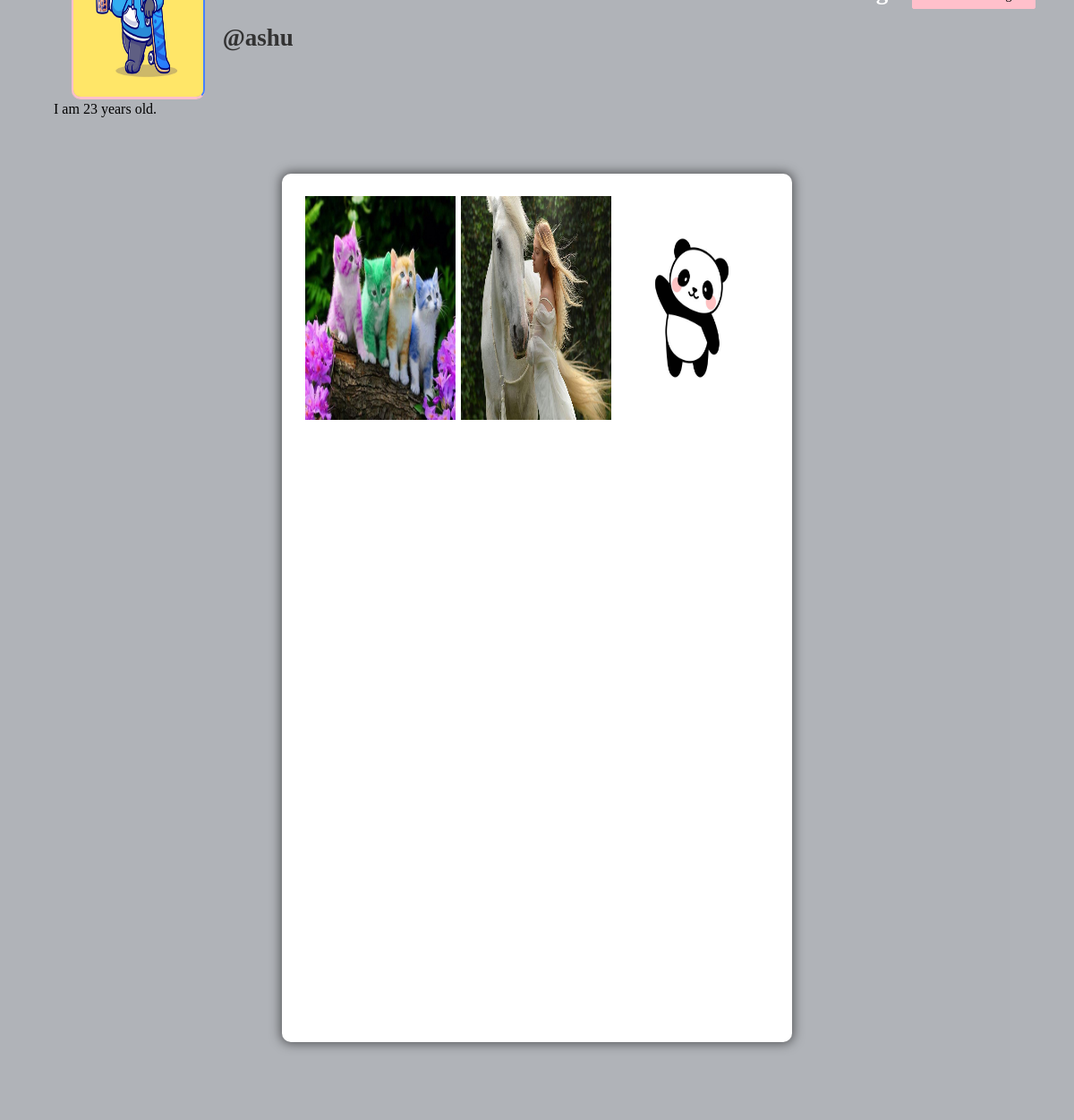
Screenshot of /profile/ashu (signed in) with the database file from the repository.
### main/models.py (models this page shows, shortened)
class Profile(models.Model):
    user = models.ForeignKey(User, on_delete=models.CASCADE)
    userId = models.IntegerField()
    bio = models.TextField(blank=True)
    profileImg = models.ImageField(upload_to ='profile_images', default='blank-profile-picture.webp')
    location = models.CharField(max_length=100, blank=True)

class Post(models.Model):
    id = models.UUIDField(primary_key=True, default=uuid.uuid4)
    user = models.CharField(max_length=100)
    image = models.ImageField(upload_to="post_images")
    caption = models.TextField()
    created_at = models.DateTimeField(default=datetime.now)
    no_of_likes = models.IntegerField(default=0)

### main/views.py (the view)
# urls.py: path('profile/<str:user>', views.profile, name='profile'),
@login_required(login_url='signin')
def profile(request, user):
    user_object = User.objects.get(username=user)
    user_profile = Profile.objects.get(user=user_object)
    user_posts = Post.objects.filter(user=user)
    no_of_posts = len(user_posts)
    follower = request.user.username
    if FollowersCount.objects.filter(follower=follower, user=user).first():
        button_text = 'Unfollow'
    else:
        button_text = 'Follow'
    user_followers = len(FollowersCount.objects.filter(user=user))
    user_following = len(FollowersCount.objects.filter(follower=user))
    context = {
        'user_object': user_object,
        'user_profile': user_profile,
        'no_of_posts': no_of_posts,
        'user_posts': user_posts,
        'button_text': button_text,
        'user_followers': user_followers,
        'user_following': user_following,
    }
    return render(request, 'profile.html', context)

### main/templates/profile.html (shortened to what this page needs)
{% load static %}
<!DOCTYPE html>
<html lang="en">
<head>
    <link rel="stylesheet" href="{% static 'css/main.min.css' %}">
    <link rel="stylesheet" href="{% static 'css/style.css' %}">
    <link rel="stylesheet" href="{% static 'css/color.css' %}">
    <link rel="stylesheet" href="{% static 'css/responsive.css' %}">
</head>
<body>
	<section>
			<div class="feature-photo">
				<figure><img src="{% static 'images/resources/timeline-1.jpg' %}" alt=""></figure>
				<form action="/follow" method="POST">
					<div class="add-btn">
					<span style="color: white; position: relative; font-size: 27px; "><b><a href="/">
					</a></b>
				</span>
					<span style="color: white; font-size: 27px;"><b>
					</b></span>
					<span style="color: white; font-size: 27px;"><b>
					</b></span>
					<span style="color: white; font-size: 27px;">
						<b>{{ user_following }} following</b>
					</span>
					{% if user_object.username == user.username %}
					<a href="/settings" data-ripple="">Account Settings</a>
					{% else %}
					<a data-ripple=""><button type="submit" style="background-color: #ffc0cb; border: #ffc0cb;">{{button_text}}</button></a>
					{% endif %}
					</div>
				</form>
				<div class="container-fluid">
					<div class="row merged">
						<div class="col-lg-2 col-sm-3">
							<div class="user-avatar">
								<figure>
									<img src="{{user_profile.profileImg.url}}" style="height: 250px; width: 100%;" alt="">
								</figure>
							</div>
						</div>
						<div class="col-lg-10 col-sm-9">
							<div class="timeline-info">
								<ul>
									<li class="admin-name">
									  <h5 style="color: black;white-space: nowrap; width: 110px; font-size: 27px;"><b style="color:#333;">@{{user_profile.user.username}}</b></h5>
									</li>
								</ul>
							</div>
						</div>
					</div>
				</div>
			</div>
		</section>
		<section>
			<div class="bio">
				{{user_profile.bio}}
			</div>
		</section>
	<section>
		<div class="gap gray-bg">
			<div class="container-fluid">
				<div class="row">
					<div class="col-lg-12">
						<div class="row" id="page-contents">
							<div class="col-lg-3">
								<aside class="sidebar static">
								</aside>
							</div>
							<div class="col-lg-6">
								<div class="central-meta">
									<ul class="photos">
										{% for post in user_posts%}
										<li>
											<a class="strip" href="{{post.image.url}}" title="" data-strip-group="mygroup" data-strip-group-options="loop: false">
												<img src="{{post.image.url}}" style="height: 250px; width: 300px;" alt=""></a>
										</li>
										{% endfor %}
									</ul>
								</div>
							</div>
							<div class="col-lg-3">
								<aside class="sidebar static">
								</aside>
							</div>
						</div>
					</div>
				</div>
			</div>
		</div>
	</section>
</body>
</html>

### static/css/color.css (style rules this page uses)
#nprogress .bar, .timeline-info > ul li a::before, .add-btn > a, .activitiez > li::before, form button, .colla-apps > li a:hover, a.underline:before, .setting-row input:checked + label, .user-avatar:hover .edit-phto, .error-meta > a, .color-bg, .add-butn, .nav.nav-tabs.likes-btn > li a.active, a.dislike-btn, .drop > a:hover, .btn-view.btn-load-more:hover, .accordion .card h5 button[aria-expanded="true"], .chat-head, .f-page > figure em, .inbox-panel-head > ul > li > a, .nav-tabs--left .nav-link.active, .nav-tabs--left .nav-link.active:hover, footer .widget-title h4::before, #topcontrol, .sidebar .widget-title::before, .f-title::before, .g-post-classic > figure > i::after, .purify > a, .help-list > a:hover, .open-position::before, .info > a, .category-box:hover, .category-box.selected, a.main-btn, .section-heading::before, .getquot-baner, .more-branches > h4::before, .is-helpful > a, .cart-optionz > li > a:hover, .paginationz > li a:hover, .paginationz > li a.active, .shopping-cart, a.btn2:hover, .form-submit > input[type="submit"], button.submit-checkout, .delete-cart:hover, .proceed .button, .amount-area .update-cart, a.addnewforum, .apply-bttons > a { background: orange; }

### static/css/responsive.css (style rules this page uses)
@media screen and (max-width: 1281px) and (min-width: 1024px) { .photos > li { min-width: 32.2%; width: 32.2%; } }
@media screen and (max-width: 1281px) and (min-width: 1024px) { .timeline-info { line-height: 51px; } }
@media screen and (max-width: 1281px) and (min-width: 1024px) { .timeline-info .admin-name > h5 { font-size: 20px; } }
@media screen and (max-width: 1281px) and (min-width: 1024px) { .user-avatar { width: 80.2% } }

### rows the page displays
Profile: profileImg (picture), user.username "ashu", bio "I am 23 years old."
Post: image (picture)
Post: image (picture)
Post: image (picture)
